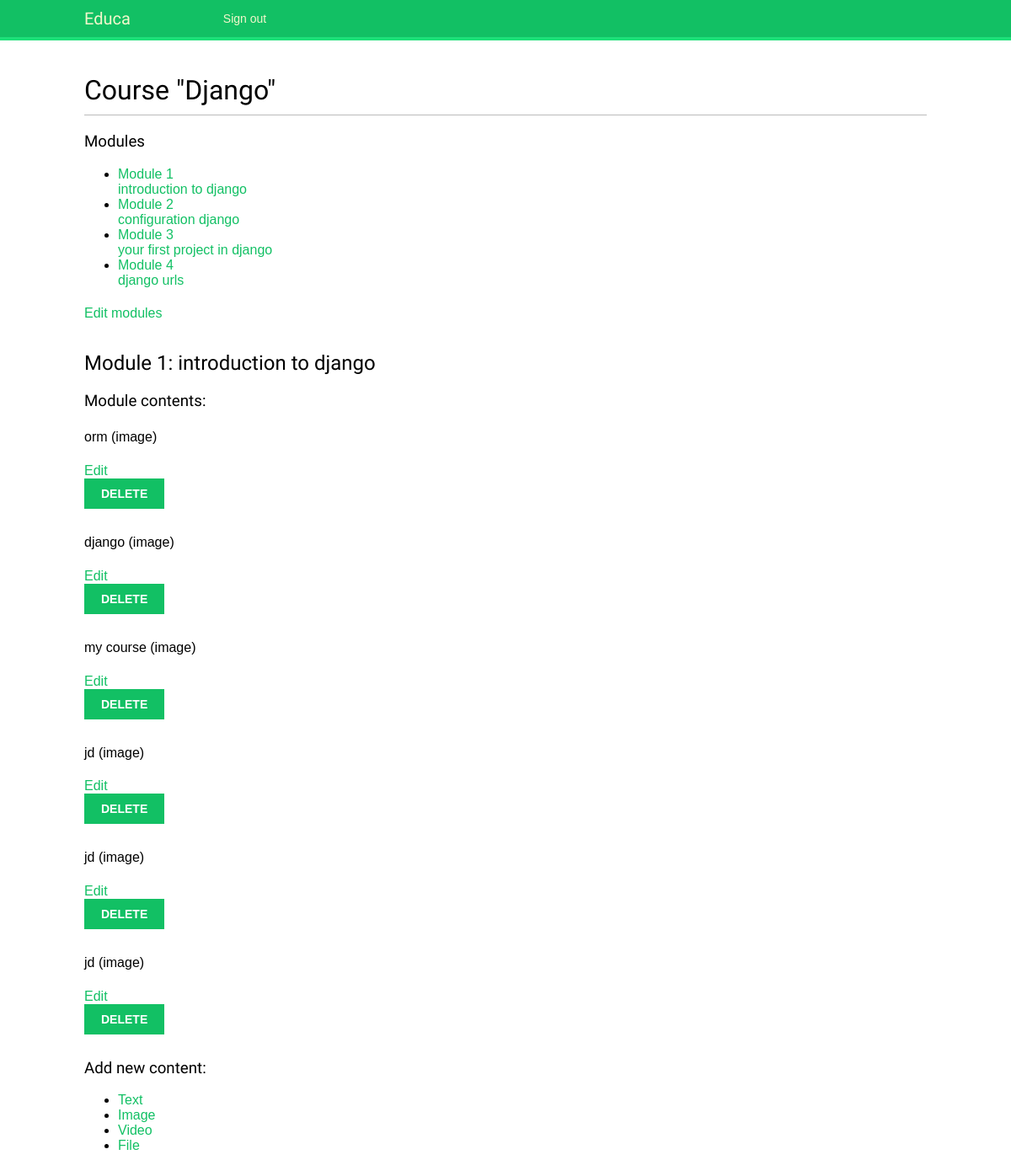
Screenshot of /course/module/6/ (signed in) with the database file from the repository.
### courses/models.py (models this page shows, shortened)
class Course(models.Model):
    owner = models.ForeignKey(User,related_name='courses_created',on_delete=models.CASCADE)
    subject = models.ForeignKey(Subject,related_name='courses',
    on_delete=models.CASCADE)
    title = models.CharField(max_length=200)
    slug = models.SlugField(max_length=200, unique=True)
    overview = models.TextField()
    created = models.DateTimeField(auto_now_add=True)
    students = models.ManyToManyField(User,
    related_name='courses_joined',blank=True)
    class Meta:
        ordering = ['-created']

class Module(models.Model):
    course = models.ForeignKey(Course,related_name='modules',on_delete=models.CASCADE)
    title = models.CharField(max_length=200)
    description = models.TextField(blank=True)
    order = OrderField(blank=True, for_fields=['course'])
    class Meta:
        ordering = ['order']

class Content(models.Model):
    module = models.ForeignKey(Module,related_name='contents',on_delete=models.CASCADE)
    content_type = models.ForeignKey(ContentType,on_delete=models.CASCADE,
    limit_choices_to={'model__in':(
                                        'text',
                                        'video',
                                        'image',
                                        'file')})
    object_id = models.PositiveIntegerField()
    item = GenericForeignKey('content_type', 'object_id')
    order = OrderField(blank=True, for_fields=['module'])
    class Meta:
        ordering = ['order']

class ItemBase(models.Model):
    owner = models.ForeignKey(User,
    related_name='%(class)s_related',on_delete=models.CASCADE)
    title = models.CharField(max_length=250)
    created = models.DateTimeField(auto_now_add=True)
    updated = models.DateTimeField(auto_now=True)
    class Meta:
        abstract = True
    def __str__(self):
        return self.title

class Image(ItemBase):
    file = models.FileField(upload_to='images')

### courses/views.py (the view)
# urls.py: path('module/<int:module_id>/',views.ModuleContentListView.as_view(),
class ModuleContentListView(TemplateResponseMixin, View):
    template_name = 'courses/manage/module/content_list.html'
    def get(self, request, module_id):
        module = get_object_or_404(Module,
        id=module_id,course__owner=request.user)
        return self.render_to_response({'module': module})

### courses/templatetags/course.py (called while the page is built)
@register.filter
def model_name(obj):
    try:
        return obj._meta.model_name
    except AttributeError:
        return None

### courses/templates/courses/manage/module/content_list.html (shortened to what this page needs)
{% extends "base.html" %}
{% load course %}
{% block content %}
{% with course=module.course %}
<h1>Course "{{ course.title }}"</h1>
    <div class="contents">
        <h3>Modules</h3>
        <ul id="modules">
            {% for m in course.modules.all %}
            <li data-id="{{ m.id }}" {% if m == module %}
                class="selected"{% endif %}>
                <a href="{% url "module_content_list" m.id %}">
                <span>
                    Module <span class="order">{{ m.order|add:1 }}</span>
                </span>
                <br>
                {{ m.title }}
                </a>
            </li>
            {% empty %}
            <li>No modules yet.</li>
            {% endfor %}
            </ul>
            <p><a href="{% url "course_module_update" course.id %}">
            Edit modules</a></p>
    </div>
    <div class="module">
        <h2>Module {{ module.order|add:1 }}: {{ module.title }}</h2>
        <h3>Module contents:</h3>
        <div id="module-contents ">
            {% for content in module.contents.all %}
            <div data-id="{{ content.id }}">
                {% with item=content.item %}
                <p>{{ item }} ({{ item|model_name }})</p>
                <a href="{% url "module_content_update" module.id item|model_name item.id%}">Edit</a>
                <form action="{% url "module_content_delete" content.id %}"
                method="post">
                <input type="submit" value="Delete">
                </form>
                {% endwith %}
            </div>
            {% empty %}
            <p>This module has no contents yet.</p>
            {% endfor %}
        </div>
        <h3>Add new content:</h3>
        <ul class="content-types">
        <li><a href="{% url "module_content_create" module.id "text" %}">
        Text</a></li>
        <li><a href="{% url "module_content_create" module.id "image" %}">
        Image</a></li>
        <li><a href="{% url "module_content_create" module.id "video" %}">
        Video</a></li>
        <li><a href="{% url "module_content_create" module.id "file" %}">
        File</a></li>
        </ul>
    </div>
    {% endwith %}
    {% endblock %}

### courses/templates/base.html (shortened to what this page needs)
{% load static %}
<!DOCTYPE html>
<html>
<head>
<link href="{% static "css/base.css" %}" rel="stylesheet">
</head>
<body>
    <div id="header">
    <a href="/" class="logo">Educa</a>
        <ul class="menu">
            {% if request.user.is_authenticated %}
            <li><a href="{% url "logout" %}">Sign out</a></li>
            {% else %}
            <li><a href="{% url "login" %}">Sign in</a></li>
            {% endif %}
        </ul>
    </div>
<div id="content">
    {% block content %}
    {% endblock %}
</div>
</body>
</html>

### courses/static/css/base.css (style rules this page uses)
body { margin:0; padding:0; font-family:helvetica, sans-serif; }
p { line-height: 1.8; }
a { color:#12c064; text-decoration:none; }
h1, h2, h3, h4, h5 , h6 { font-family: 'Muli', sans-serif; font-weight:normal; }
h1 { border-bottom:1px solid #bbb; padding:0 0 10px 0; margin:10px 0 20px 0; }
h2 { margin:30px 0 20px; }
#header { padding:10px 100px; font-size:14px; background:#12c064; color:#fff; border-bottom:4px solid #1cdf78; overflow:auto; }
#header .logo { font-family: 'Muli', sans-serif; float:left; color:#f3f7cc; font-size:20px; margin-right:10%; }
#header ul.menu { list-style:none; float:left; margin:0; padding:0; }
#header ul.menu li { float:left; padding:4px 10px; }
#header a { color:#f3f7cc; }
#content { padding:30px 100px; }
form { overflow:auto; }
input, textarea { clear:both; float:left; margin:0 0 10px; background:#efefef; border:0; padding:6px 10px; font-size:14px; }
input[type=submit], a.button { font-weight:bold; background:#12c064; color:#fff; padding:10px 20px; font-size:14px; text-transform:uppercase; }

### rows the page displays
Course: title "Django"
Module: order|add "1", title "introduction to django"
Module: order|add "2", title "configuration django"
Module: order|add "3", title "your first project in django"
Module: order|add "4", title "django urls"
Content: item "orm", item|model_name "image"
Content: item "django", item|model_name "image"
Content: item "my course", item|model_name "image"
Content: item "jd", item|model_name "image"
Content: item "jd", item|model_name "image"
Content: item "jd", item|model_name "image"
